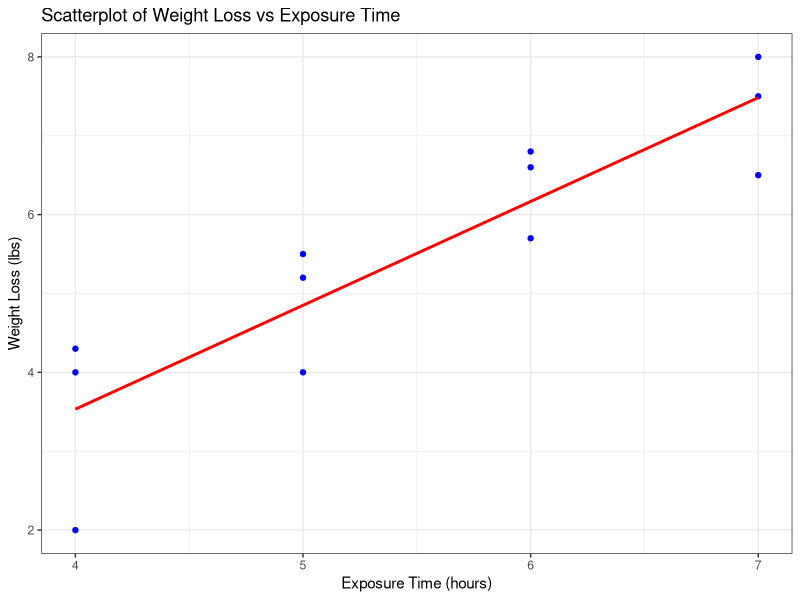

Reproduce this figure in R.
## ---- chunk 1
#Retain this code chunk!!!
library(knitr)
library(tidyverse)
library(ggplot2)

knitr::opts_chunk$set(echo = FALSE)
knitr::opts_chunk$set(message = FALSE)



# loading the data
ex11_32 <- read_csv("Homework_1/ex11-32.csv")


## ---- chunk 2
#Q1

ggplot(ex11_32, aes(x = ExposureTime, y = WeightLoss)) +
  geom_point(color = "blue") +  # Scatter points
  geom_smooth(method = "lm", color = "red", se = FALSE) +  # Regression line
  labs(
    title = "Scatterplot of Weight Loss vs Exposure Time",
    x = "Exposure Time (hours)",
    y = "Weight Loss (lbs)"
  ) +
  theme_bw()

## ---- chunk 3
#Q2

# fitting a model
model <- lm(WeightLoss ~ ExposureTime, data = ex11_32)

summary(model)


## ---- chunk 4
#Q3
library(broom)

## ---- chunk 5
#Q7 

## ---- chunk 6
#Q9

